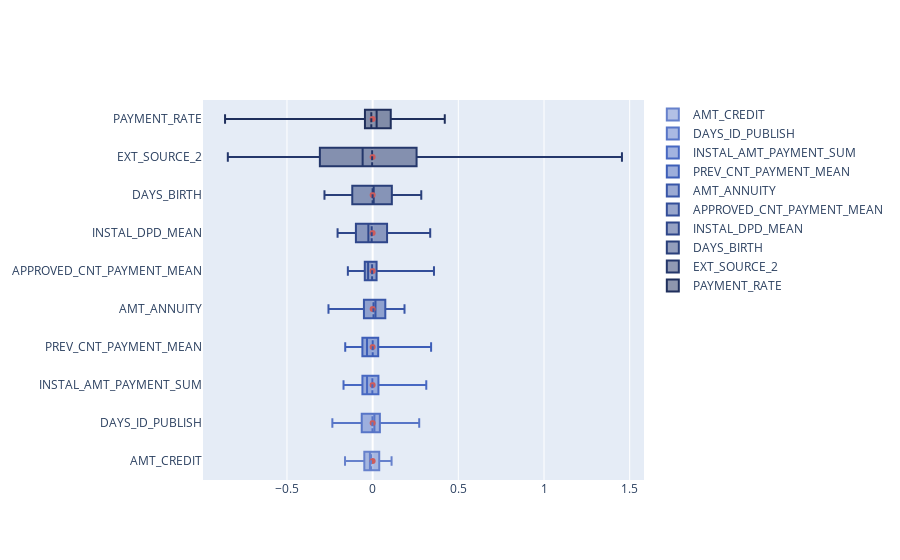

Notebook code cell kept with this figure:
### Code cell
import plotly.graph_objects as go
main_features = model_app.shap_data_desc[1].index[:10].tolist()
main_features.reverse()
fig = go.Figure()
for i, c in enumerate(main_features):
    fig.add_trace(go.Box(
        y0=c,
        x=[[0]],
        pointpos=0,
        q1=model_app.shap_data_desc[1].loc[[c], '25%'],
        median=model_app.shap_data_desc[1].loc[[c], '50%'],
        q3=model_app.shap_data_desc[1].loc[[c], '75%'],
        lowerfence=model_app.shap_data_desc[1].loc[[c], 'min'],
        upperfence=model_app.shap_data_desc[1].loc[[c], 'max'],
        mean=model_app.shap_data_desc[1].loc[[c], 'mean'],
        marker_color='indianred',
        line_color=f'hsl(224, 50, {60-4*i})',
        name=c,
        hoverinfo='x')
    )
fig.show()

### Figure 1 — Plotly figure (JSON) as saved in the notebook; plotly's stock layout.template omitted (floating-point values rounded to 4 significant figures)
{"data": [{"hoverinfo": "x", "line": {"color": "hsl(224, 50, 60)"}, "lowerfence": [-0.1612], "marker": {"color": "indianred"}, "mean": [-0.009533], "median": [-0.01589], "name": "AMT_CREDIT", "pointpos": 0, "q1": [-0.04864], "q3": [0.03835], "type": "box", "upperfence": [0.1104], "x": [[0]], "y0": "AMT_CREDIT"}, {"hoverinfo": "x", "line": {"color": "hsl(224, 50, 56)"}, "lowerfence": [-0.2351], "marker": {"color": "indianred"}, "mean": [-0.001078], "median": [0.01036], "name": "DAYS_ID_PUBLISH", "pointpos": 0, "q1": [-0.06376], "q3": [0.04215], "type": "box", "upperfence": [0.2718], "x": [[0]], "y0": "DAYS_ID_PUBLISH"}, {"hoverinfo": "x", "line": {"color": "hsl(224, 50, 52)"}, "lowerfence": [-0.1699], "marker": {"color": "indianred"}, "mean": [-0.001589], "median": [-0.03263], "name": "INSTAL_AMT_PAYMENT_SUM", "pointpos": 0, "q1": [-0.05964], "q3": [0.0338], "type": "box", "upperfence": [0.313], "x": [[0]], "y0": "INSTAL_AMT_PAYMENT_SUM"}, {"hoverinfo": "x", "line": {"color": "hsl(224, 50, 48)"}, "lowerfence": [-0.16], "marker": {"color": "indianred"}, "mean": [0.000304], "median": [-0.03301], "name": "PREV_CNT_PAYMENT_MEAN", "pointpos": 0, "q1": [-0.05986], "q3": [0.03257], "type": "box", "upperfence": [0.3412], "x": [[0]], "y0": "PREV_CNT_PAYMENT_MEAN"}, {"hoverinfo": "x", "line": {"color": "hsl(224, 50, 44)"}, "lowerfence": [-0.2577], "marker": {"color": "indianred"}, "mean": [0.004953], "median": [0.01658], "name": "AMT_ANNUITY", "pointpos": 0, "q1": [-0.05086], "q3": [0.07386], "type": "box", "upperfence": [0.186], "x": [[0]], "y0": "AMT_ANNUITY"}, {"hoverinfo": "x", "line": {"color": "hsl(224, 50, 40)"}, "lowerfence": [-0.1446], "marker": {"color": "indianred"}, "mean": [-0.003097], "median": [-0.02652], "name": "APPROVED_CNT_PAYMENT_MEAN", "pointpos": 0, "q1": [-0.04592], "q3": [0.02297], "type": "box", "upperfence": [0.3579], "x": [[0]], "y0": "APPROVED_CNT_PAYMENT_MEAN"}, {"hoverinfo": "x", "line": {"color": "hsl(224, 50, 36)"}, "lowerfence": [-0.2046], "marker": {"color": "indianred"}, "mean": [-0.005583], "median": [-0.02492], "name": "INSTAL_DPD_MEAN", "pointpos": 0, "q1": [-0.09766], "q3": [0.0842], "type": "box", "upperfence": [0.3359], "x": [[0]], "y0": "INSTAL_DPD_MEAN"}, {"hoverinfo": "x", "line": {"color": "hsl(224, 50, 32)"}, "lowerfence": [-0.2811], "marker": {"color": "indianred"}, "mean": [-0.0003133], "median": [0.006184], "name": "DAYS_BIRTH", "pointpos": 0, "q1": [-0.1189], "q3": [0.1121], "type": "box", "upperfence": [0.2838], "x": [[0]], "y0": "DAYS_BIRTH"}, {"hoverinfo": "x", "line": {"color": "hsl(224, 50, 28)"}, "lowerfence": [-0.8451], "marker": {"color": "indianred"}, "mean": [-0.002923], "median": [-0.05846], "name": "EXT_SOURCE_2", "pointpos": 0, "q1": [-0.308], "q3": [0.2564], "type": "box", "upperfence": [1.455], "x": [[0]], "y0": "EXT_SOURCE_2"}, {"hoverinfo": "x", "line": {"color": "hsl(224, 50, 24)"}, "lowerfence": [-0.8613], "marker": {"color": "indianred"}, "mean": [-0.007754], "median": [0.02326], "name": "PAYMENT_RATE", "pointpos": 0, "q1": [-0.04495], "q3": [0.1057], "type": "box", "upperfence": [0.4209], "x": [[0]], "y0": "PAYMENT_RATE"}], "layout": {}}
